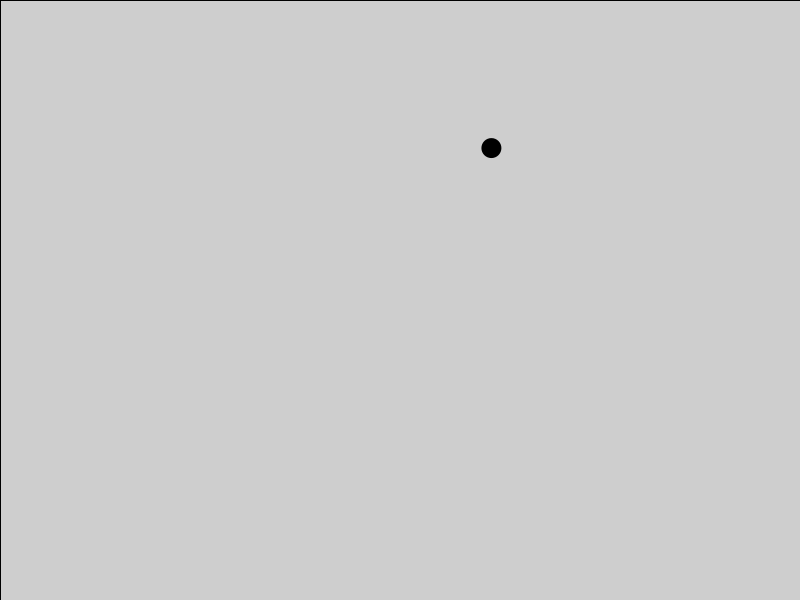
Frame 1 (no input)
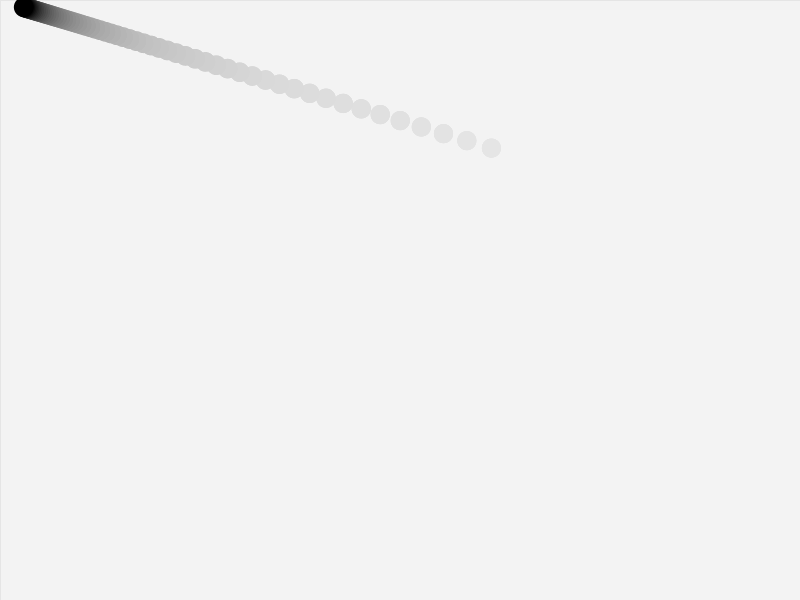
Frame 60 (the mouse pressed at the canvas centre just before this capture)
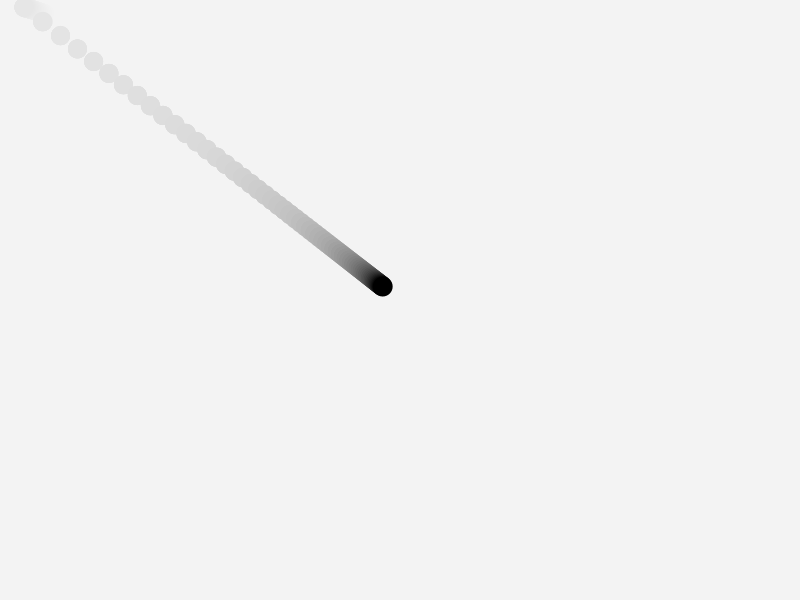
Frame 120 (the mouse held since frame 60 and released just before this capture)

The Processing sketch that drew these frames (run headless with seeded random() and noise(); from frame 60 on, the mouse is pressed at the canvas centre):

// Processing sketch: processing_141504
// ── processing_141504.pde

ArrayList auras;
int radar = 10;
float speed = 2;

int jiggle = 2;

void setup() {
  size(800, 600);
  smooth();
  auras = new ArrayList();
  auras.add(new Circle(random(width), random(height)));
}

void draw() {
  //background(0);
  fill(255, 10);
  rect(0, 0, width, height);

  if (frameCount > 60*speed) {
    auras.add(new Circle((width),(height)));
    if (speed > 0.1)
      speed -= 0.02;
    frameCount = 0;
  }

  for (int i=0; i < auras.size(); i++) {
    Circle myCircle = (Circle) auras.get(i);
    myCircle.drawCircle();
  }
}


class Circle {
  float specialX;
  float specialY;
  int specialSize = radar*2;
  int alph = 0;
  

  Circle(float tempX, float tempY) {
    specialX = tempX;
    specialY = tempY;
  }

  void drawCircle() {
    fill(0);
    noStroke();

    specialX += (mouseX - specialX) * 0.05;
    specialY += (mouseY - specialY) * 0.05;

    

    ellipse(specialX, specialY, specialSize, specialSize);
    alph += 10;
  
  }
}
